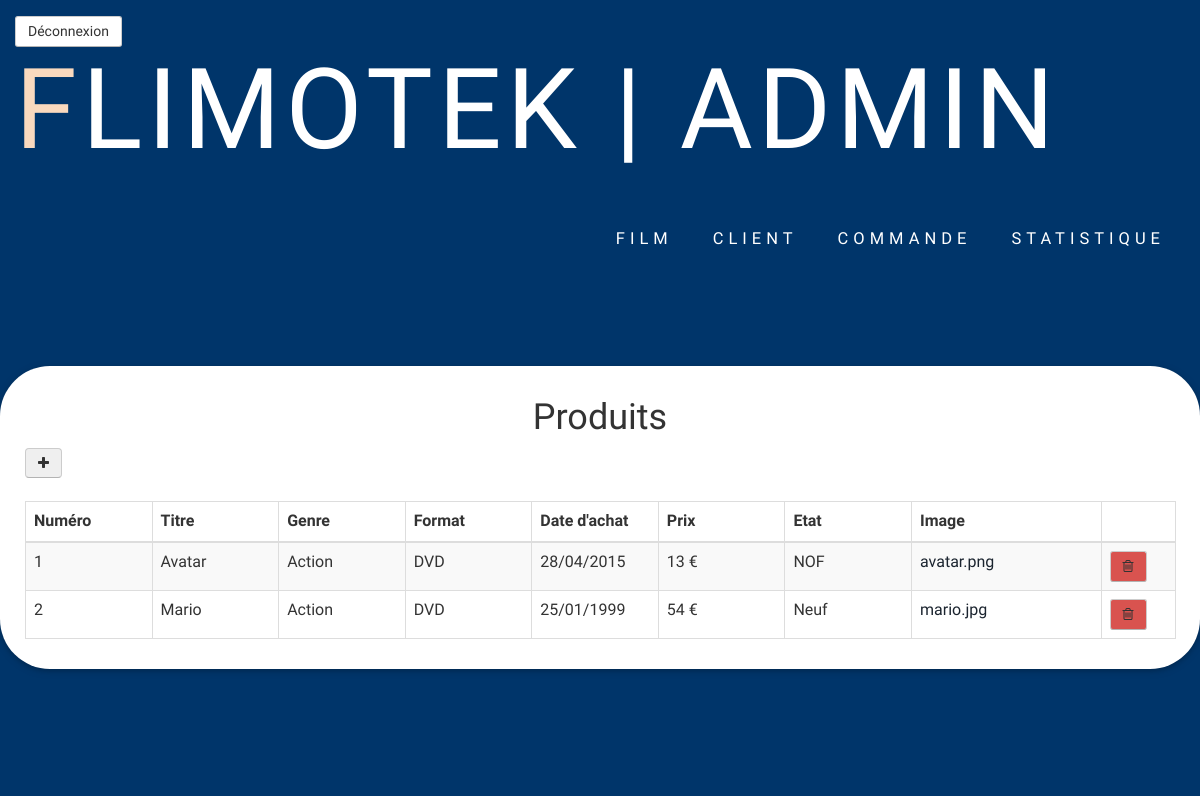
The page /admin/view_film.php (signed in) on the database as committed earlier.
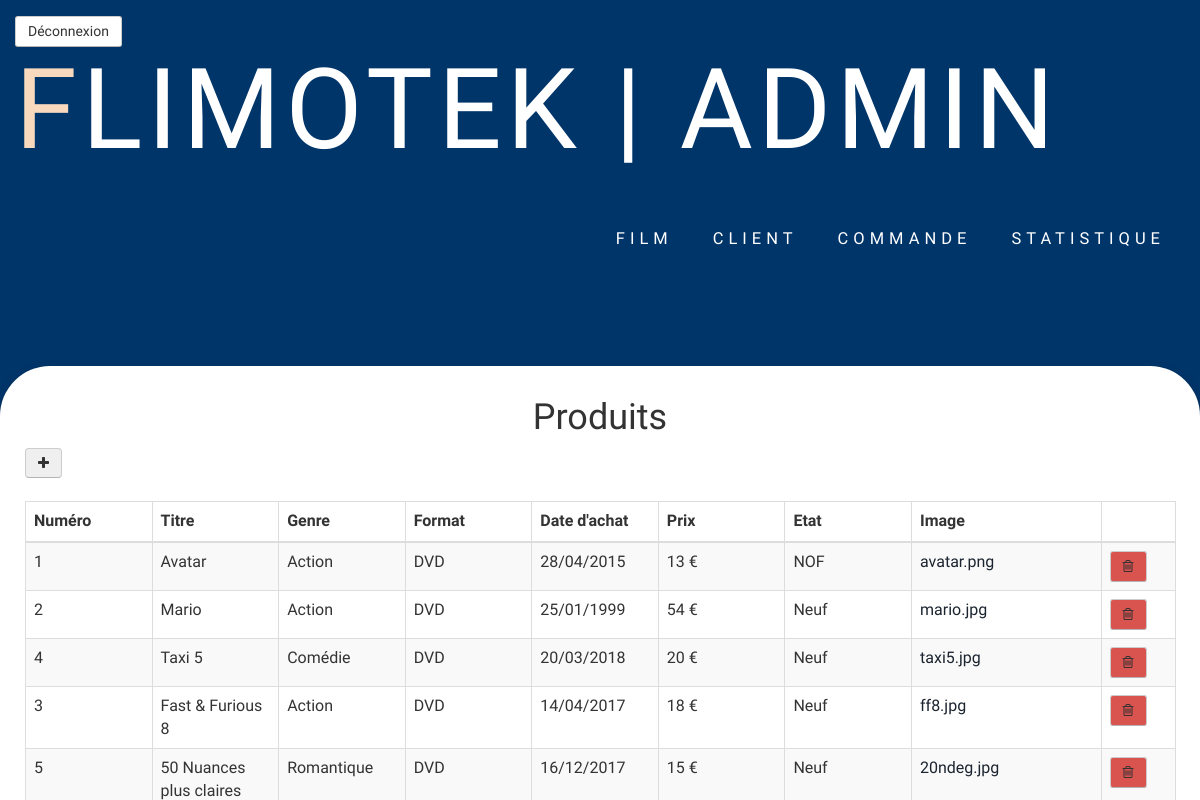
The same page on the database as committed later.
### tables this page shows
CREATE TABLE IF NOT EXISTS `film` (
  `film_num` int(8) NOT NULL,
  `film_titre` varchar(32) NOT NULL,
  `film_genre` varchar(16) NOT NULL,
  `film_format` varchar(16) NOT NULL,
  `film_date` varchar(16) NOT NULL,
  `film_prix` int(16) NOT NULL,
  `film_etat` varchar(16) NOT NULL,
  `film_image` varchar(32) NOT NULL,
  `film_resume` varchar(20000) NOT NULL,
  PRIMARY KEY (`film_num`)
);

### admin/view_film.php (the view, shortened to what this page needs)
<?php
include 'header.php';
?>
<div class="container">
    <div class="row">
        <div class="box ">
            <div class="info">
                <div class="table-scrol">
                    <div class="table-scrol">
                        <h1 align="center">Produits</h1>
                        <button class="btn btn-sucess" data-target="#createproduct" data-toggle="modal" ><i class="fa fa-plus"></i></button>
                        <div class="table-responsive">
                            <table class="table table-bordered table-hover table-striped" style="table-layout: fixed">
                                <thead>
                                    <tr>
                                        <th>Numéro</th>
                                        <th>Titre</th>
                                        <th>Genre</th>
                                        <th>Format</th>
                                        <th>Date d'achat</th>
                                        <th>Prix</th>
                                        <th>Etat</th>
                                        <th style="width:15%">Image</th>
                                        <th style="width:5%"></th>
                                    </tr>
                                </thead>
                                <?php
                                $reponse = $bdd->query("SELECT * FROM film  ");
                                while ($donnees = $reponse->fetch()) {
                                    ?>
                                    <tr>
                                        <td><?= $donnees["film_num"] ?></td>
                                        <td><?= $donnees["film_titre"] ?></td>
                                        <td><?= $donnees["film_genre"] ?></td>
                                        <td><?= $donnees["film_format"] ?></td>
                                        <td><?= $donnees["film_date"] ?></td>
                                        <td><?= $donnees["film_prix"] ?> €</td>
                                        <td><?= $donnees["film_etat"] ?></td>
                                        <td><a class="color7" target="_blank" href="../image/<?= $donnees["film_image"] ?>"><?= $donnees["film_image"] ?></a></td>
                                        <td> <button class="btn btn-danger btn-sm"  onclick="window.location.href = 'deleteFilm.php?id=<?= $donnees["film_num"] ?>'" data-toggle="modal"><i class="fa fa-trash-o"></i></button>	  </td>
                                    </tr>
                                <?php } ?>
                            </table>
                        </div>
                    </div>
                </div>
            </div>
        </div>
    </div>
</div>
</div>
</body>
</html>

### admin/header.php (shortened to what this page needs)
<!DOCTYPE HTML>
<html style="background-color:rgb(0, 53, 106)" >
    <head>
        <link href="../css/bootstrap.css" rel='stylesheet' type='text/css' />
        <link href="../css/style.css" rel='stylesheet' type='text/css' />
        <link href="../css/megamenu.css" rel="stylesheet" type="text/css" media="all" />
        <link href="//maxcdn.bootstrapcdn.com/font-awesome/4.1.0/css/font-awesome.min.css" rel="stylesheet">
    </head>
    <body>
        <div class="banner2">
            <div class="container">
                <div class="header_top">
                    <div class="header_top_left">
                        <form action="logout.php">
                            <button type="submit" class="btn btn-default btn-sm">
                                <span class="fas fa-sign-out-alt"></span> Déconnexion
                            </button>
                        </form>
                    </div>
                </div>
                <div class="header_bottom">
                    <div class="logo">
                        <h1><a href="./"><span class="m_1">F</span>LIMOTEK | ADMIN</a></h1>
                    </div>
                    <div class="menu">
                        <ul class="megamenu skyblue">
                            <li><a class="color7" href="view_film.php">Film</a></li>
                            <li><a class="color7" href="view_client.php">Client</a></li>
                            <li><a class="color7" href="view_commande.php">Commande</a></li>
                            <li><a class="color7" href="view_stats.php">Statistique</a></li>
                        </ul>
                    </div>
                </div>
            </div>

### css/style.css (style rules this page uses)
h4, h5, h6, h1, h2, h3 { margin-top: 0; }
ul, ol { margin: 0; }
html, body { font-family: 'PT Sans Narrow', sans-serif; font-size: 100%; background:#fff; }
body a { transition:0.5s all; -webkit-transition:0.5s all; -moz-transition:0.5s all; -o-transition:0.5s all; -ms-transition:0.5s all; }
.banner2 { background-size: cover; -webkit-background-size: cover; -moz-background-size: cover; -o-background-size: cover; position: fixed; height: 100%; width: 100%; margin:0; padding-top:1em; }
.header_top_left { float:left; }
.header_bottom { padding: 2em 0; }
.logo h1 { font-size:7em; text-transform: uppercase; margin-bottom: 0; font-family: 'Dorsa', sans-serif; letter-spacing: 5px; }
span.m_1 { color:#F9D9BE; }
.logo { float:left; }
.logo h1 a { color:#fff; }
.menu { float:right; margin: 3em 0 0 0; }
.btn { display: inline-block; padding: 4px 12px; margin-bottom: 0; font-size: 14px; text-align: center; vertical-align: middle; cursor: pointer; color: #333; border: 1px solid #ccc; border-bottom-color: #b3b3b3; }
.box { border-radius: 50px; box-shadow: 0 2px 5px 0 rgba(0, 0, 0, 0.16), 0 2px 10px 0 rgba(0, 0, 0, 0.12); padding: 10px 25px; display: block; margin-top: 60px; background-color: white; margin: 100px auto; }

### css/megamenu.css (style rules this page uses)
.megamenu { margin-bottom:0px;padding:0;width:100%;list-style:none;display:inline-block;position:relative;font-size:15px }
.megamenu li { margin-bottom:-5px;display:inline }
.megamenu>li>a { float:left;padding:8px 20px;text-decoration:none;text-transform:capitalize;font-size:1.1em; -webkit-transition: all 0.3s ease-in-out;text-transform:uppercase; -moz-transition: all 0.3s ease-in-out; -o-transition: all 0.3s ease-in-out; transition: all 0.3s ease-in-out; color:#fff; letter-spacing:5px; font-weight:400; }

Rows that differ between the two databases and show on the page:
added film: film_num "4", film_titre "Taxi 5", film_genre "Comédie", film_format "DVD", film_date "20/03/2018", film_prix "20", film_etat "Neuf", film_image "taxi5.jpg"
added film: film_num "3", film_titre "Fast & Furious 8", film_genre "Action", film_format "DVD", film_date "14/04/2017", film_prix "18", film_etat "Neuf", film_image "ff8.jpg"
added film: film_num "5", film_titre "50 Nuances plus claires", film_genre "Romantique", film_format "DVD", film_date "16/12/2017", film_prix "15", film_etat "Neuf", film_image "20ndeg.jpg"
